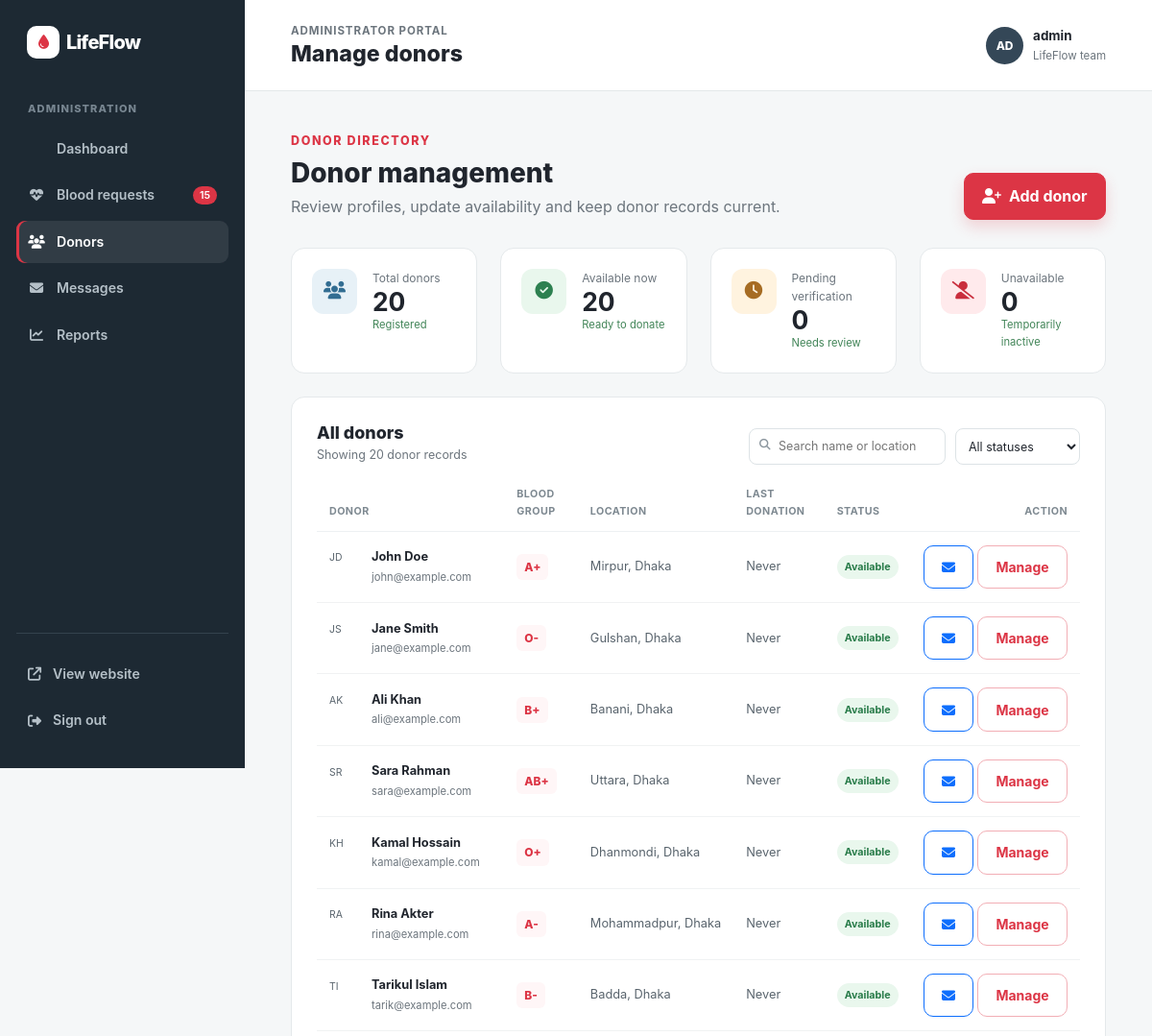
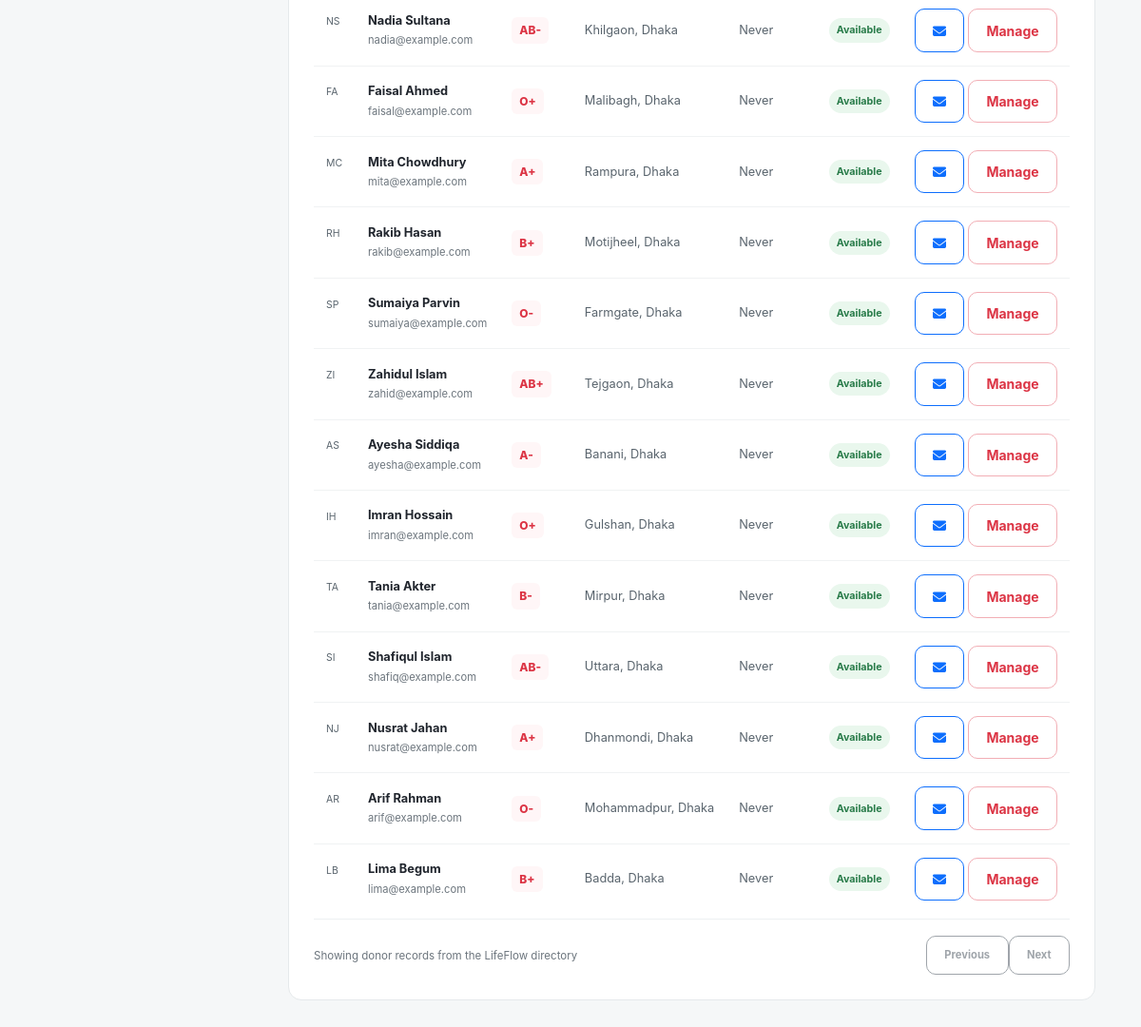
The app's page /admin/manage-donors.php (signed in) with its own data (2 pictures, top to bottom).
### tables this page shows
CREATE TABLE donors (
    id INT AUTO_INCREMENT PRIMARY KEY,
    full_name VARCHAR(100) NOT NULL,
    phone VARCHAR(20) NOT NULL,
    email VARCHAR(100) NOT NULL UNIQUE,
    dob DATE NOT NULL,
    blood_group VARCHAR(5) NOT NULL,
    weight INT NOT NULL CHECK (weight >= 50),
    last_donation DATE,
    health_notes TEXT,
    city VARCHAR(50) NOT NULL,
    area VARCHAR(50) NOT NULL,
    availability_status VARCHAR(20) DEFAULT 'Available',
    password VARCHAR(255) NOT NULL,
    created_at TIMESTAMP DEFAULT CURRENT_TIMESTAMP,
    CHECK (blood_group IN ('A+', 'A-', 'B+', 'B-', 'AB+', 'AB-', 'O+', 'O-'))
);

### admin/manage-donors.php (the view, shortened to what this page needs)
<?php
require_once '../includes/db.php';
$stmt = $pdo->query("SELECT * FROM donors ORDER BY created_at DESC");
$donors = $stmt->fetchAll();
$totalDonors = $pdo->query("SELECT COUNT(*) FROM donors")->fetchColumn();
$availableDonors = $pdo->query("SELECT COUNT(*) FROM donors WHERE availability_status = 'Available'")->fetchColumn();
$pendingDonors = $pdo->query("SELECT COUNT(*) FROM donors WHERE availability_status = 'Pending'")->fetchColumn();
$unavailableDonors = $pdo->query("SELECT COUNT(*) FROM donors WHERE availability_status = 'Unavailable'")->fetchColumn();
$activeRequests = $pdo->query("SELECT COUNT(*) FROM blood_requests WHERE status != 'Completed'")->fetchColumn();
?>
<!doctype html>
<html lang="en">
<head>
    <link href="https://cdn.jsdelivr.net/npm/bootstrap@5.3.3/dist/css/bootstrap.min.css" rel="stylesheet">
    <link href="https://cdnjs.cloudflare.com/ajax/libs/font-awesome/6.5.2/css/all.min.css" rel="stylesheet">
    <link href="../assets/css/main.css" rel="stylesheet">
    <link href="../assets/css/admin-home.css" rel="stylesheet">
</head>
<body class="admin-home-page">
    <div class="admin-shell">
        <aside class="admin-sidebar" id="adminSidebar"><a class="admin-sidebar-brand" href="index.php"><span class="brand-mark"><i class="fa-solid fa-droplet"></i></span><span>LifeFlow</span></a><p class="admin-sidebar-label">Administration</p><nav class="admin-menu" aria-label="Admin navigation"><a href="index.php"><i class="fa-solid fa-grid-2"></i> Dashboard</a><a href="manage-requests.php"><i class="fa-solid fa-heart-pulse"></i> Blood requests <span><?= $activeRequests ?></span></a><a class="active" href="manage-donors.php"><i class="fa-solid fa-users"></i> Donors</a><a href="messages.php"><i class="fa-solid fa-envelope"></i> Messages</a><a href="reports.php"><i class="fa-solid fa-chart-line"></i> Reports</a></nav><div class="admin-sidebar-bottom"><a href="../index.html"><i class="fa-solid fa-arrow-up-right-from-square"></i> View website</a><a href="logout.php"><i class="fa-solid fa-right-from-bracket"></i> Sign out</a></div></aside>
        <div class="admin-main"><header class="admin-topbar"><div><p class="admin-eyebrow">Administrator portal</p><h1>Manage donors</h1></div><div class="admin-profile"><span class="admin-profile-avatar">AD</span><div><strong><?= htmlspecialchars($_SESSION['admin_username'] ?? 'Admin') ?></strong><small>LifeFlow team</small></div></div></header>
            <main class="admin-content"><section class="admin-welcome"><div><span class="section-kicker">Donor directory</span><h2>Donor management</h2><p>Review profiles, update availability and keep donor records current.</p></div><a href="../donor-register.php" class="btn btn-danger"><i class="fa-solid fa-user-plus me-1"></i> Add donor</a></section>
                <section class="row g-4 admin-stats"><div class="col-sm-6 col-xl-3"><article class="admin-stat-card"><span class="admin-stat-icon icon-blue"><i class="fa-solid fa-users"></i></span><div><small>Total donors</small><strong><?= $totalDonors ?></strong><p>Registered</p></div></article></div><div class="col-sm-6 col-xl-3"><article class="admin-stat-card"><span class="admin-stat-icon icon-green"><i class="fa-solid fa-circle-check"></i></span><div><small>Available now</small><strong><?= $availableDonors ?></strong><p>Ready to donate</p></div></article></div><div class="col-sm-6 col-xl-3"><article class="admin-stat-card"><span class="admin-stat-icon icon-gold"><i class="fa-solid fa-clock"></i></span><div><small>Pending verification</small><strong><?= $pendingDonors ?></strong><p>Needs review</p></div></article></div><div class="col-sm-6 col-xl-3"><article class="admin-stat-card"><span class="admin-stat-icon icon-red"><i class="fa-solid fa-user-slash"></i></span><div><small>Unavailable</small><strong><?= $unavailableDonors ?></strong><p>Temporarily inactive</p></div></article></div></section>
                <section class="admin-panel mt-4"><div class="admin-panel-heading donor-management-heading"><div><h2>All donors</h2><p id="donorCount">Showing <?= count($donors) ?> donor records</p></div><div class="admin-donor-filters"><div class="admin-search"><i class="fa-solid fa-magnifying-glass"></i><input type="search" id="donorSearch" placeholder="Search name or location"></div><select id="statusFilter" aria-label="Filter by status"><option value="">All statuses</option><option value="available">Available</option><option value="pending">Pending</option><option value="unavailable">Unavailable</option></select></div></div><div class="table-responsive"><table class="table admin-table admin-donor-table align-middle"><thead><tr><th>Donor</th><th>Blood group</th><th>Location</th><th>Last donation</th><th>Status</th><th class="text-end">Action</th></tr></thead><tbody id="donorTable">
                <?php foreach ($donors as $donor):
                    $statusClass = 'pending';
                    if (strtolower($donor['availability_status']) === 'available') $statusClass = 'fulfilled';
                    $initials = strtoupper(substr($donor['full_name'], 0, 1));
                    $parts = explode(' ', $donor['full_name']);
                    if (count($parts) > 1) {
                        $initials = strtoupper(substr($parts[0], 0, 1) . substr($parts[count($parts)-1], 0, 1));
                    }
                ?>
                <tr data-name="<?= htmlspecialchars($donor['full_name']) ?>" data-location="<?= htmlspecialchars($donor['area'] . ' ' . $donor['city']) ?>" data-status="<?= strtolower(htmlspecialchars($donor['availability_status'])) ?>">
                    <td>
                        <div class="donor-name-cell">
                            <span class="donor-avatar avatar-red"><?= htmlspecialchars($initials) ?></span>
                            <div><strong><?= htmlspecialchars($donor['full_name']) ?></strong><small><?= htmlspecialchars($donor['email']) ?></small></div>
                        </div>
                    </td>
                    <td><span class="admin-blood-badge"><?= htmlspecialchars($donor['blood_group']) ?></span></td>
                    <td><?= htmlspecialchars($donor['area'] . ', ' . $donor['city']) ?></td>
                    <td><?= !empty($donor['last_donation']) ? htmlspecialchars(date('d M Y', strtotime($donor['last_donation']))) : 'Never' ?></td>
                    <td><span class="request-status <?= $statusClass ?>"><?= htmlspecialchars($donor['availability_status']) ?></span></td>
                    <td class="text-end">
                        <button class="btn btn-sm btn-outline-primary msg-donor-action" type="button" data-donor="<?= htmlspecialchars($donor['full_name']) ?>" data-id="<?= $donor['id'] ?>"><i class="fa-solid fa-envelope"></i></button>
                        <button class="btn btn-sm btn-outline-danger donor-action" type="button" data-donor="<?= htmlspecialchars($donor['full_name']) ?>" data-id="<?= $donor['id'] ?>">Manage</button>
                    </td>
                </tr>
                <?php endforeach; ?>
                </tbody></table></div><div class="admin-table-footer"><span>Showing donor records from the LifeFlow directory</span><div><button class="btn btn-sm btn-outline-secondary" disabled>Previous</button><button class="btn btn-sm btn-outline-secondary" disabled>Next</button></div></div></section></main>
        </div>
    </div>
</body>
</html>

### assets/css/main.css (style rules this page uses)
:root { --primary: #dc3545; --primary-dark: #b52a38; --ink: #20252d; --muted: #6c757d; --surface: #fff; --soft: #fff6f7; --line: #edf0f2; --shadow: 0 12px 30px rgba(31, 42, 55, .08); --radius: 18px }
* { box-sizing: border-box }
html { scroll-behavior: smooth }
body { margin: 0; font-family: Inter, system-ui, -apple-system, BlinkMacSystemFont, "Segoe UI", sans-serif; color: var(--ink); background: #fff; line-height: 1.6 }
.section-kicker { color: var(--primary); font-size: .78rem; font-weight: 800; letter-spacing: .13em; text-transform: uppercase }
.brand-mark { display: inline-grid; place-items: center; width: 34px; height: 34px; margin-right: 7px; border-radius: 10px; color: #fff; background: var(--primary); font-size: .92rem }
.btn { border-radius: 10px; font-weight: 700; padding: .7rem 1.15rem; transition: transform .2s, box-shadow .2s }
.btn-danger { background: var(--primary); border-color: var(--primary); box-shadow: 0 7px 16px rgba(220, 53, 69, .2) }
.btn-outline-danger { color: var(--primary); border-color: #f2aeb5 }

### records on screen
donors: full_name "JD", full_name "John Doe", email "john@example.com", blood_group "A+", area+city "Mirpur, Dhaka", shows "Never", availability_status "Available"
donors: full_name "JS", full_name "Jane Smith", email "jane@example.com", blood_group "O-", area+city "Gulshan, Dhaka", shows "Never", availability_status "Available"
donors: full_name "AK", full_name "Ali Khan", email "ali@example.com", blood_group "B+", area+city "Banani, Dhaka", shows "Never", availability_status "Available"
donors: full_name "SR", full_name "Sara Rahman", email "sara@example.com", blood_group "AB+", area+city "Uttara, Dhaka", shows "Never", availability_status "Available"
donors: full_name "KH", full_name "Kamal Hossain", email "kamal@example.com", blood_group "O+", area+city "Dhanmondi, Dhaka", shows "Never", availability_status "Available"
donors: full_name "RA", full_name "Rina Akter", email "rina@example.com", blood_group "A-", area+city "Mohammadpur, Dhaka", shows "Never", availability_status "Available"
donors: full_name "TI", full_name "Tarikul Islam", email "tarik@example.com", blood_group "B-", area+city "Badda, Dhaka", shows "Never", availability_status "Available"
donors: full_name "NS", full_name "Nadia Sultana", email "nadia@example.com", blood_group "AB-", area+city "Khilgaon, Dhaka", shows "Never", availability_status "Available"
donors: full_name "FA", full_name "Faisal Ahmed", email "faisal@example.com", blood_group "O+", area+city "Malibagh, Dhaka", shows "Never", availability_status "Available"
donors: full_name "MC", full_name "Mita Chowdhury", email "mita@example.com", blood_group "A+", area+city "Rampura, Dhaka", shows "Never", availability_status "Available"
donors: full_name "RH", full_name "Rakib Hasan", email "rakib@example.com", blood_group "B+", area+city "Motijheel, Dhaka", shows "Never", availability_status "Available"
donors: full_name "SP", full_name "Sumaiya Parvin", email "sumaiya@example.com", blood_group "O-", area+city "Farmgate, Dhaka", shows "Never", availability_status "Available"
donors: full_name "ZI", full_name "Zahidul Islam", email "zahid@example.com", blood_group "AB+", area+city "Tejgaon, Dhaka", shows "Never", availability_status "Available"
donors: full_name "AS", full_name "Ayesha Siddiqa", email "ayesha@example.com", blood_group "A-", area+city "Banani, Dhaka", shows "Never", availability_status "Available"
donors: full_name "IH", full_name "Imran Hossain", email "imran@example.com", blood_group "O+", area+city "Gulshan, Dhaka", shows "Never", availability_status "Available"
donors: full_name "TA", full_name "Tania Akter", email "tania@example.com", blood_group "B-", area+city "Mirpur, Dhaka", shows "Never", availability_status "Available"
donors: full_name "SI", full_name "Shafiqul Islam", email "shafiq@example.com", blood_group "AB-", area+city "Uttara, Dhaka", shows "Never", availability_status "Available"
donors: full_name "NJ", full_name "Nusrat Jahan", email "nusrat@example.com", blood_group "A+", area+city "Dhanmondi, Dhaka", shows "Never", availability_status "Available"
donors: full_name "AR", full_name "Arif Rahman", email "arif@example.com", blood_group "O-", area+city "Mohammadpur, Dhaka", shows "Never", availability_status "Available"
donors: full_name "LB", full_name "Lima Begum", email "lima@example.com", blood_group "B+", area+city "Badda, Dhaka", shows "Never", availability_status "Available"

### other values on screen
$activeRequests "15"
$_SESSION['admin_username'] "admin"
$totalDonors "20"
$availableDonors "20"
$pendingDonors "0"
$unavailableDonors "0"
count($donors) "20"
